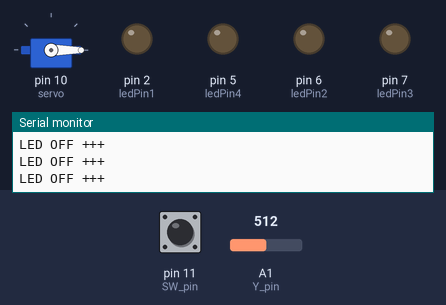
This sketch was run on a simulated Arduino Uno, built with avr-gcc and run on an emulated ATmega328P. On the bench: servo, output pins drawn as LEDs (lit = HIGH), the last lines printed to the serial monitor. Inputs (shaded band) come from the test bench; at power-on: pin 11 (SW_pin) HIGH, A1 (Y_pin) = 512.

Above: at 3.2 s.
3.3 s: pin 11 (SW_pin) pulled LOW for 0.15 s
At 4.4 s:
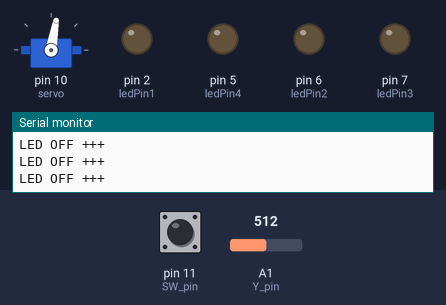
5.3 s: pin 11 (SW_pin) pulled LOW for 3.2 s
At 6.1 s:
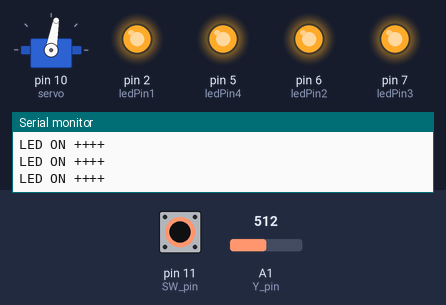
10.2 s: A1 (Y_pin) set to 986
11.7 s: A1 (Y_pin) set to 1018
At 12.2 s:
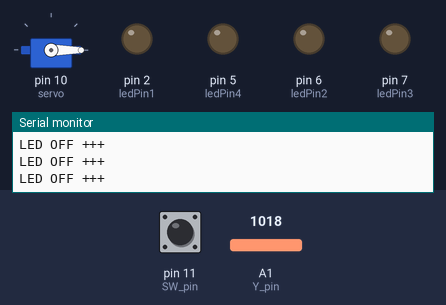
13.2 s: pin 11 (SW_pin) pulled LOW for 1 s
At 14.57 s:
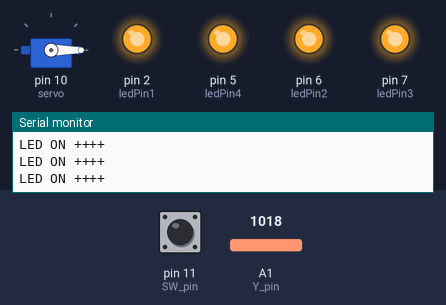
Timing chart, 0 to 16.2 s (numbered marks = the images above; inputs shaded):
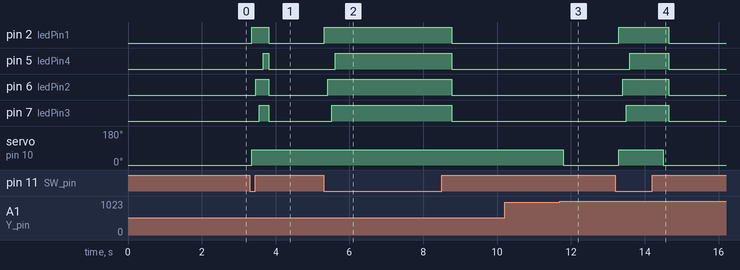

Measured:
- the behaviour switches between 1000 and 1001 on A1 (Y_pin) (found by bisection; images 2 and 3)
- after the input at 3.3 s, pin 2 (ledPin1): LOW → HIGH after 0.06 s, → LOW 0.45 s later; pin 5 (ledPin4): LOW → HIGH after 0.36 s, → LOW 0.15 s later; pin 6 (ledPin2): LOW → HIGH after 0.16 s, → LOW 0.35 s later; pin 7 (ledPin3): LOW → HIGH after 0.26 s, → LOW 0.25 s later; servo on pin 10 (servo): 0° → 80° after 0.06 s
- after the input at 5.3 s, pin 2 (ledPin1): LOW → HIGH at once, → LOW 3.5 s later; pin 5 (ledPin4): LOW → HIGH after 0.32 s, → LOW 3.2 s later; pin 6 (ledPin2): LOW → HIGH after 0.12 s, → LOW 3.4 s later; pin 7 (ledPin3): LOW → HIGH after 0.22 s, → LOW 3.3 s later
- after the input at 11.7 s, servo on pin 10 (servo): 80° → 0° after 0.09 s
- after the input at 13.2 s, pin 2 (ledPin1): LOW → HIGH after 0.10 s, → LOW 1.4 s later; pin 5 (ledPin4): LOW → HIGH after 0.40 s, → LOW 1.1 s later; pin 6 (ledPin2): LOW → HIGH after 0.20 s, → LOW 1.3 s later; pin 7 (ledPin3): LOW → HIGH after 0.30 s, → LOW 1.2 s later; servo on pin 10 (servo): 0° → 80° after 0.10 s, → 0° 1.2 s later

The sketch:

tank.ino
```cpp
#include <Servo.h>

// Arduino pin numbers
const int SW_pin = 11; // digital pin connected to switch output
const int X_pin = 0; // analog pin connected to X output
const int Y_pin = 1; // analog pin connected to Y output
const int ledPin1 = 2;
const int ledPin2 = 6;
const int ledPin3 = 7;
const int ledPin4 = 5;


Servo servo;

void setup(){
  pinMode(SW_pin, INPUT);
  digitalWrite(SW_pin, HIGH);
  Serial.begin(115200);

  
  servo.attach(10);
  servo.write(0);
  delay(2000);

  pinMode (ledPin1, OUTPUT) ;
  pinMode (ledPin2, OUTPUT) ;
  pinMode (ledPin3, OUTPUT) ;
  pinMode (ledPin4, OUTPUT) ;
  
}

void loop(){
  /*
  servo.write(180);
  delay(1000);
  servo.write(0);
  delay(1000);*/

if(analogRead(Y_pin) < 15){
  //turn left
  servo.write(80);
}

if(analogRead(Y_pin) > 1000){
  //turn right
  servo.write(0);


}
if(digitalRead(SW_pin) == 0){
  servo.write(80);
  //delay(1000);

  digitalWrite(ledPin1, HIGH) ;
  Serial.println("LED ON ++++");

  delay(100);
  
  digitalWrite(ledPin2, HIGH) ;
  Serial.println("LED ON ++++");

  delay(100);

  digitalWrite(ledPin3, HIGH) ;
  Serial.println("LED ON ++++");

  delay(100);

  digitalWrite(ledPin4, HIGH) ;
  Serial.println("LED ON ++++");
      
} else {
  delay(150);
  

  digitalWrite(ledPin1, LOW);
  Serial.println("LED OFF +++");

  digitalWrite(ledPin2, LOW);
  Serial.println("LED OFF +++");

  digitalWrite(ledPin3, LOW);
  Serial.println("LED OFF +++");

  digitalWrite(ledPin4, LOW);
  Serial.println("LED OFF +++");
}

  /*Serial.print("Switch:  ");
  Serial.print(digitalRead(SW_pin));
  Serial.print("\n");
  Serial.print("X-axis: ");
  Serial.print(analogRead(X_pin));
  Serial.print("\n");
  Serial.print("Y-axis: ");
  Serial.println(analogRead(Y_pin));
  Serial.print("\n\n");
  delay(500);*/
}
```
